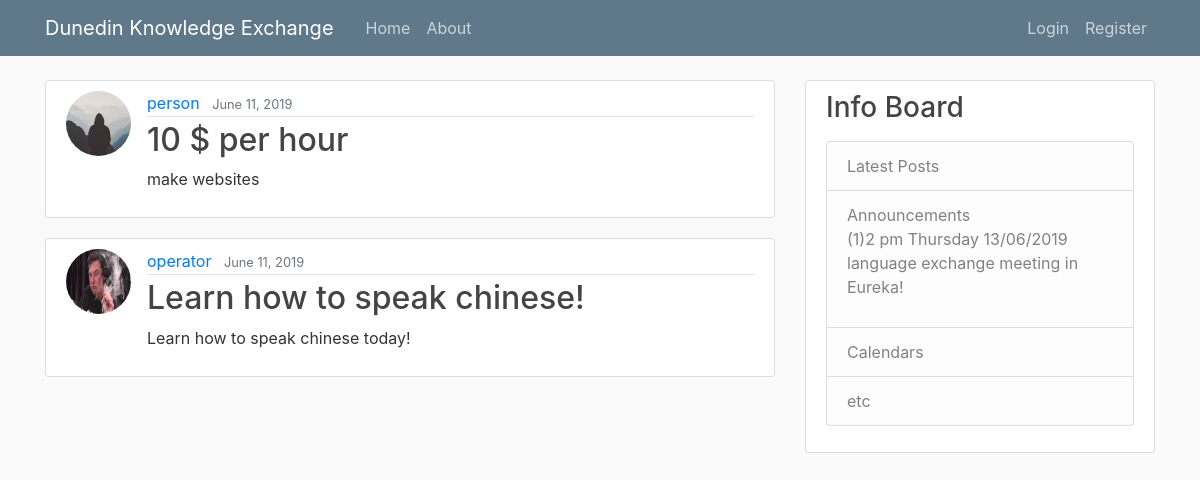
The page / on the database its author committed.
### blog/models.py (models this page shows, shortened)
class Post(models.Model):
    title = models.CharField(max_length=100)
    content = models.TextField()
    date_posted = models.DateTimeField(default=timezone.now)
    author = models.ForeignKey(User, on_delete=models.CASCADE)

### users/models.py (models this page shows, shortened)
class Profile(models.Model):
    user = models.OneToOneField(User, on_delete=models.CASCADE)
    image = models.ImageField(default='default.jpg', upload_to='profile_pics')

### blog/views.py (the view)
# urls.py: path('', PostListView.as_view(), name='blog-home'),
class PostListView(ListView):
    model = Post
    template_name = 'blog/home.html'  # <app>/<model>_<viewtype>.html
    context_object_name = 'posts'
    ordering = ['-date_posted']
    paginate_by = 5

### blog/templates/blog/home.html (shortened to what this page needs)
{% extends "blog/base.html" %}
{% block content %}
    {% for post in posts %}
        <article class="media content-section">
          <img class="rounded-circle article-img" src="{{ post.author.profile.image.url }}">
          <div class="media-body">
            <div class="article-metadata">
              <a class="mr-2" href="{% url 'user-posts' post.author.username %}">{{ post.author }}</a>
              <small class="text-muted">{{ post.date_posted|date:"F d, Y" }}</small>
            </div>
            <h2><a class="article-title" href="{% url 'post-detail' post.id %}">{{ post.title }}</a></h2>
            <p class="article-content">{{ post.content }}</p>
          </div>
        </article>
    {% endfor %}
{% endblock content %}

### blog/templates/blog/base.html (shortened to what this page needs)
{% load static %}
<!DOCTYPE html>
<html>
<head>
    <link rel="stylesheet" href="https://maxcdn.bootstrapcdn.com/bootstrap/4.0.0/css/bootstrap.min.css">
    <link rel="stylesheet" type="text/css" href="{% static 'blog/main.css' %}">
</head>
<body>
    <header class="site-header">
      <nav class="navbar navbar-expand-md navbar-dark bg-steel fixed-top">
        <div class="container">
          <a class="navbar-brand mr-4" href="{% url 'blog-home' %}">Dunedin Knowledge Exchange</a>
          <div class="collapse navbar-collapse" id="navbarToggle">
            <div class="navbar-nav mr-auto">
              <a class="nav-item nav-link" href="{% url 'blog-home' %}">Home</a>
              <a class="nav-item nav-link" href="{% url 'blog-about' %}">About</a>
            </div>
            <div class="navbar-nav">
              {% if user.is_authenticated %}
                <a class="nav-item nav-link" href="{% url 'post-create' %}">New Post</a>
                <a class="nav-item nav-link" href="{% url 'profile' %}">Profile</a>
                <a class="nav-item nav-link" href="{% url 'logout' %}">Logout</a>
              {% else %}
                <a class="nav-item nav-link" href="{% url 'login' %}">Login</a>
                <a class="nav-item nav-link" href="{% url 'register' %}">Register</a>
              {% endif %}
            </div>
          </div>
        </div>
      </nav>
    </header>
    <main role="main" class="container">
      <div class="row">
        <div class="col-md-8">
          {% block content %}{% endblock %}
        </div>
        <div class="col-md-4">
          <div class="content-section">
            <h3>Info Board</h3>
            <p class='text-muted'>
              <ul class="list-group">
                <li class="list-group-item list-group-item-light">Latest Posts</li>
                <li class="list-group-item list-group-item-light">Announcements<p>(1)2 pm Thursday 13/06/2019 language exchange meeting in Eureka!</p></li>
                <li class="list-group-item list-group-item-light">Calendars</li>
                <li class="list-group-item list-group-item-light">etc</li>
              </ul>
            </p>
          </div>
        </div>
      </div>
    </main>
</body>
</html>

### blog/static/blog/main.css (style rules this page uses)
body { background: #fafafa; color: #333333; margin-top: 5rem; }
h1, h2, h3, h4, h5, h6 { color: #444444; }
ul { margin: 0; }
.bg-steel { background-color: #5f788a; }
.site-header .navbar-nav .nav-link { color: #cbd5db; }
.content-section { background: #ffffff; padding: 10px 20px; border: 1px solid #dddddd; border-radius: 3px; margin-bottom: 20px; }
.article-title { color: #444444; }
.article-content { white-space: pre-line; }
.article-img { height: 65px; width: 65px; margin-right: 16px; }
.article-metadata { padding-bottom: 1px; margin-bottom: 4px; border-bottom: 1px solid #e3e3e3 }

### rows shown on the page
Post: author.profile.image (placeholder picture), author "person", date_posted "June 11, 2019", title "10 $ per hour", content "make websites"
Post: author.profile.image (placeholder picture), author "operator", date_posted "June 11, 2019", title "Learn how to speak chinese!", content "Learn how to speak chinese today!"
